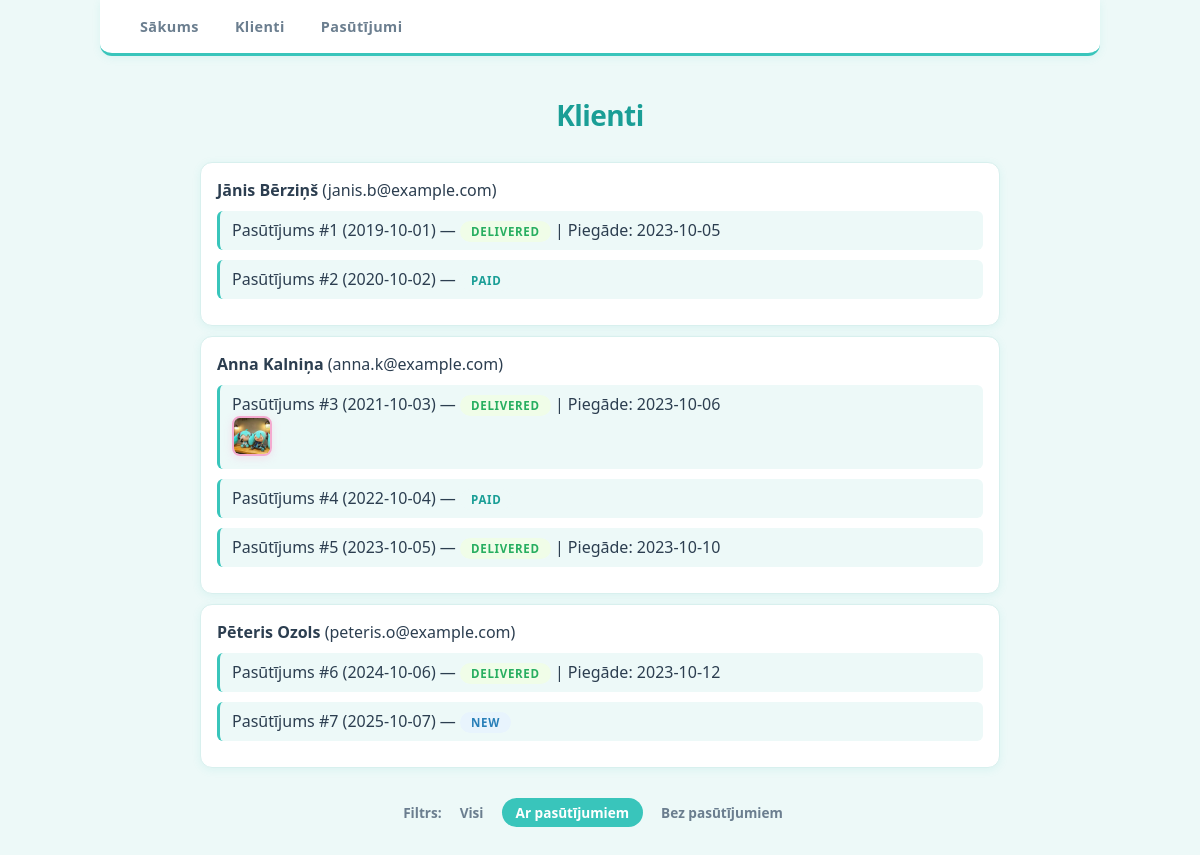
The page /customers?with-orders=full on the database as committed earlier.
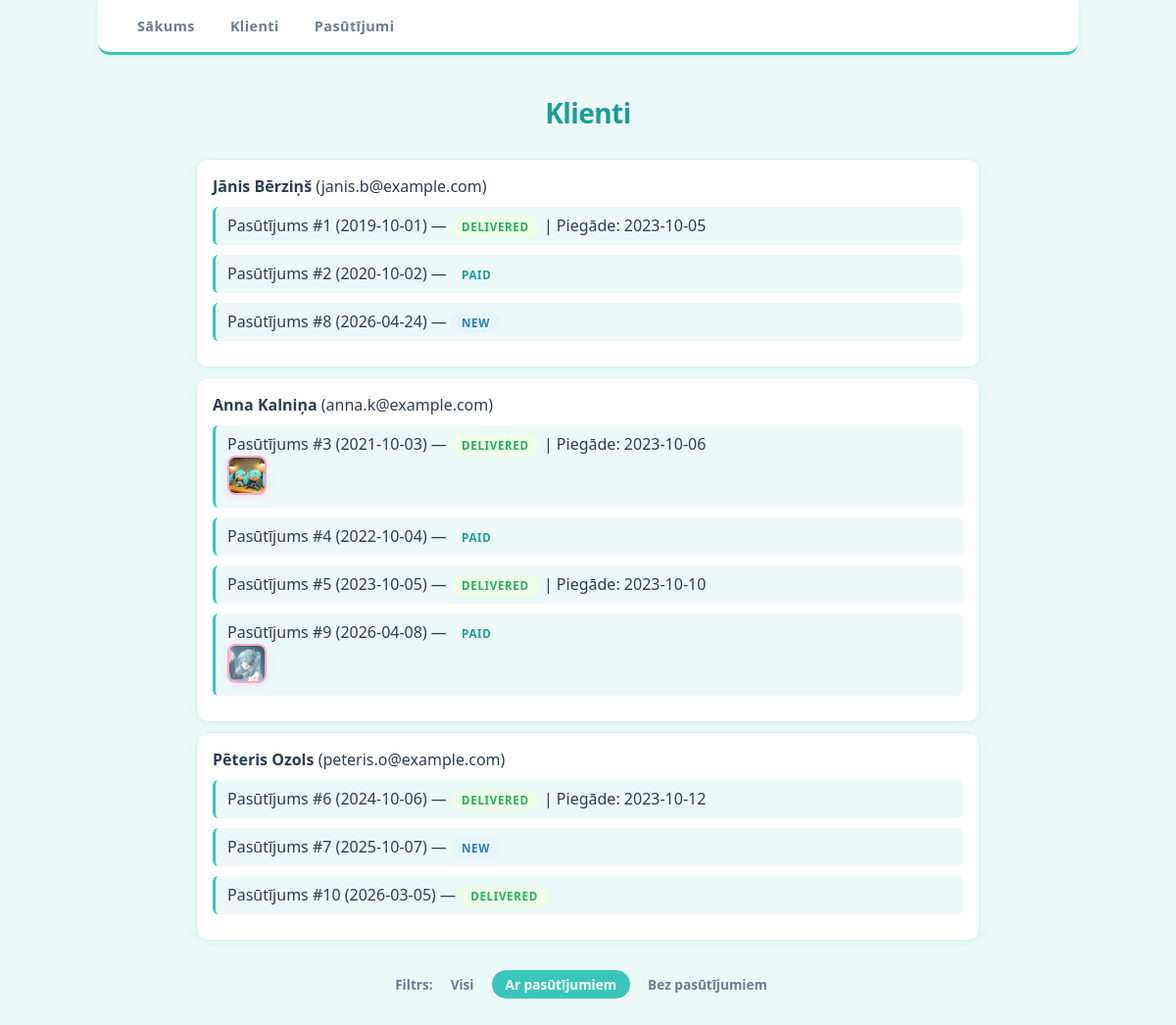
The same page on the database as committed later.
### tables this page shows
CREATE TABLE `orders` (
  `order_id` int NOT NULL AUTO_INCREMENT,
  `order_date` date DEFAULT NULL,
  `status` enum('new','paid','delivered') DEFAULT NULL,
  `comment` text,
  `image` varchar(255) DEFAULT NULL,
  `shipping_date` date DEFAULT NULL,
  `customer_id` int DEFAULT NULL,
  PRIMARY KEY (`order_id`),
  KEY `customer_id` (`customer_id`),
  CONSTRAINT `orders_ibfk_1` FOREIGN KEY (`customer_id`) REFERENCES `customers` (`customer_id`)
);

CREATE TABLE `customers` (
  `customer_id` int NOT NULL AUTO_INCREMENT,
  `first_name` varchar(50) DEFAULT NULL,
  `last_name` varchar(50) DEFAULT NULL,
  `email` varchar(100) DEFAULT NULL,
  `birth_date` date DEFAULT NULL,
  `points` int DEFAULT NULL,
  PRIMARY KEY (`customer_id`)
);

### src/controllers/CustomerController.php (called while the page is built)
<?php
require_once __DIR__ . '/../models/Customer.php';
class CustomerController {
    public static function index() {
        try {
            $withOrders = $_GET['with-orders'] ?? null;
            if ($withOrders === 'full') {
                $customers = Customer::allWithOrders(true);
            } elseif ($withOrders === 'none') {
                $customers = Customer::allWithoutOrders();
            } else {
                $customers = Customer::all();
            }
        } catch (PDOException $e) {
            echo "<p style='color: red; text-align: center;'>Kļūda atlasot datus: " . htmlspecialchars($e->getMessage()) . "</p>";
            return;
        }
        require __DIR__ . '/../views/customers.php';
    }
}

### src/models/Customer.php (called while the page is built, shortened)
<?php
class Customer {
    public static function allWithOrders(bool $onlyWithOrders = false): array {
        $sql = "SELECT c.customer_id AS id, c.first_name, c.last_name, c.email, c.birth_date, c.points,
                       o.order_id, o.order_date, o.status, o.comment, o.image, o.shipping_date
                FROM customers c";
        if ($onlyWithOrders) {
            $sql .= " JOIN orders o ON c.customer_id = o.customer_id";
        } else {
            $sql .= " LEFT JOIN orders o ON c.customer_id = o.customer_id";
        }
        $pdo = DB::connect();
        $stmt = $pdo->query($sql);
        $rows = $stmt->fetchAll(PDO::FETCH_ASSOC);
        $customers = [];
        foreach ($rows as $row) {
            $cid = $row['id'];
            if (!isset($customers[$cid])) {
                $customer = new self();
                $customer->id = (int)$row['id'];
                $customer->first_name = $row['first_name'];
                $customer->last_name = $row['last_name'];
                $customer->email = $row['email'];
                $customer->birth_date = $row['birth_date'];
                $customer->points = (int)$row['points'];
                $customers[$cid] = $customer;
            }
            if ($row['order_id']) {
                $order = new Order();
                $order->id = (int)$row['order_id'];
                $order->order_date = $row['order_date'];
                $order->status = $row['status'];
                $order->comment = $row['comment'];
                $order->image = $row['image'];
                $order->shipping_date = $row['shipping_date'];
                $customers[$cid]->orders[] = $order;
            }
        }
        return array_values($customers);
    }
}

### src/views/customers.php (the view, shortened to what this page needs)
<!DOCTYPE html>
<html lang="lv">
<head>
    <link rel="stylesheet" href="/style.css">
</head>
<body>
    <?php include 'nav.php'; ?>
    <h1>Klienti</h1>
    <?php $currentFilter = $_GET['with-orders'] ?? 'all'; ?>
    <?php if ($currentFilter === 'full'): ?>
        <ul>
            <?php foreach ($customers as $customer): ?>
                <li>
                    <strong><?php echo htmlspecialchars($customer->first_name . ' ' . $customer->last_name); ?></strong>
                    (<?php echo htmlspecialchars($customer->email); ?>)
                    <?php if (!empty($customer->orders)): ?>
                        <ul>
                            <?php foreach ($customer->orders as $order): ?>
                                <li>
                                    Pasūtījums #<?php echo htmlspecialchars($order->id); ?>
                                    (<?php echo htmlspecialchars($order->order_date); ?>) —
                                    <span class="status-badge status-<?php echo htmlspecialchars($order->status); ?>">
                                        <?php echo htmlspecialchars($order->status); ?>
                                    </span>
                                    <?php if ($order->shipping_date): ?>
                                        | Piegāde: <?php echo htmlspecialchars($order->shipping_date); ?>
                                    <?php endif; ?>
                                    <?php if ($order->image): ?>
                                        <br><img src="/<?php echo htmlspecialchars($order->image); ?>" alt="order" width="40" class="miku-img">
                                    <?php endif; ?>
                                </li>
                            <?php endforeach; ?>
                        </ul>
                    <?php else: ?>
                        <p>Nav pasūtījumu.</p>
                    <?php endif; ?>
                </li>
            <?php endforeach; ?>
        </ul>
    <?php endif; ?>
    <div class="filter-bar" style="margin-top: 20px;">
        <span>Filtrs:</span>
        <a href="/customers" class="<?php echo $currentFilter === 'all' ? 'active' : ''; ?>">Visi</a>
        <a href="/customers?with-orders=full" class="<?php echo $currentFilter === 'full' ? 'active' : ''; ?>">Ar pasūtījumiem</a>
        <a href="/customers?with-orders=none" class="<?php echo $currentFilter === 'none' ? 'active' : ''; ?>">Bez pasūtījumiem</a>
    </div>
</body>
</html>

Rows that differ between the two databases and show on the page:
added orders: order_id "8", order_date "2026-04-24", status "NEW", shown under "Jānis Bērziņš"
added orders: order_id "9", order_date "2026-04-08", status "PAID", image (picture), shown under "Anna Kalniņa"
added orders: order_id "10", order_date "2026-03-05", status "DELIVERED", shown under "Pēteris Ozols"
